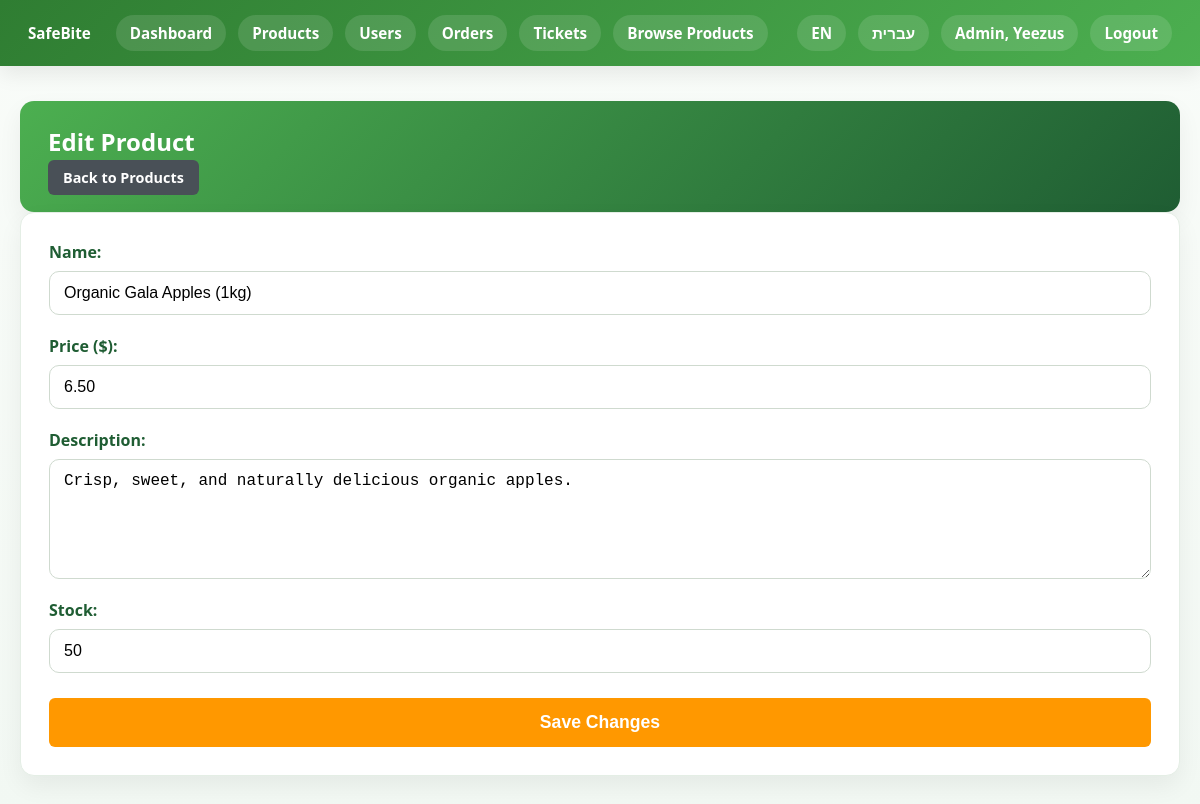
Page /edit_product.php?id=4 (signed in) on the committed database.
### tables this page shows
CREATE TABLE `products` (
  `id` int(11) NOT NULL,
  `name` varchar(100) NOT NULL,
  `price` decimal(10,2) NOT NULL,
  `description` text DEFAULT NULL,
  `image` varchar(255) DEFAULT NULL,
  `created_at` timestamp NOT NULL DEFAULT current_timestamp(),
  `category` varchar(255) NOT NULL,
  `dietary_tags` varchar(255) NOT NULL,
  `type` varchar(255) NOT NULL,
  `stock` int(11) NOT NULL DEFAULT 0
);

### edit_product.php (the view, shortened to what this page needs)
<?php
require 'db.php';
function getProduct($pdo, $product_id) {
    $stmt = $pdo->prepare("SELECT * FROM products WHERE id = ?");
    $stmt->execute([$product_id]);
    return $stmt->fetch();
}
$product_id = $_GET['id'];
$product_to_edit = getProduct($pdo, $product_id);
?>
<!DOCTYPE html>
<html lang="en">
<head>
    <link rel="stylesheet" href="style.css">
</head>
<body>
<?php include 'navbar.php'; ?>
<div class="admin-container">
    <div class="admin-header">
        <h2>Edit Product</h2>
        <a
            href="admin_products.php"
            class="btn-back"
        >
            Back to Products
        </a>
    </div>
    <div class="admin-card edit-product-card">
        <form method="POST">
            <div class="form-group">
                <label>
                    Name:
                </label>
                <input
                    type="text"
                    name="name"
                    class="form-control"
                    value="<?= htmlspecialchars($product_to_edit['name']) ?>"
                    required
                >
            </div>
            <div class="form-group">
                <label>
                    Price ($):
                </label>
                <input
                    type="number"
                    step="0.01"
                    name="price"
                    class="form-control"
                    value="<?= htmlspecialchars($product_to_edit['price']) ?>"
                    required
                >
            </div>
            <div class="form-group">
                <label>
                    Description:
                </label>
                <textarea
                    name="description"
                    class="form-control"
                    rows="4"
                ><?= htmlspecialchars($product_to_edit['description']) ?></textarea>
            </div>
            <div class="form-group">
                <label>
                    Stock:
                </label>
                <input
                    type="number"
                    name="stock"
                    class="form-control"
                    value="<?= htmlspecialchars($product_to_edit['stock']) ?>"
                    min="0"
                    required
                >
            </div>
            <button
                type="submit"
                name="update_product"
                class="btn-submit"
            >
                Save Changes
            </button>
        </form>
    </div>
</div>
</body>
</html>

### style.css (style rules this page uses)
:root { --green: #4caf50; --green-dark: #1f5d33; --green-soft: #eef8f0; --white: #ffffff; --bg: #f6fbf7; --text: #243024; --muted: #6b7b6b; --danger: #dc3545; --warning: #ff9800; --shadow: 0 10px 25px rgba(0, 0, 0, 0.06); --radius: 14px; --border: #e4eee5; --shadow-hover: 0 15px 35px rgba(0, 0, 0, 0.12); }
body { margin: 0; font-family: 'Segoe UI', Tahoma, Geneva, Verdana, sans-serif; background: linear-gradient(180deg, #f9fcf9 0%, #f2f8f3 100%); color: var(--text); }
a { color: var(--green-dark); text-decoration: none; }
.container, .page-container, .admin-container, .profile-container, .checkout-container { max-width: 1200px; margin: 35px auto; padding: 0 20px; }
.page-header, .admin-header, .hero { background: linear-gradient(135deg, var(--green) 0%, var(--green-dark) 100%); color: white; border-radius: var(--radius); padding: 24px 28px; box-shadow: var(--shadow); }
.page-header h1, .admin-header h1, .hero h1, .page-header h2, .admin-header h2 { margin: 0 0 8px 0; color: white; }
.card, .admin-card, .page-card, .summary-card, .status-card, .info-card { background: var(--white); border-radius: var(--radius); box-shadow: var(--shadow); border: 1px solid var(--border); transition: transform 0.3s ease, box-shadow 0.3s ease; }
.form-group { margin-bottom: 18px; }
label { display: block; margin-bottom: 8px; font-weight: 700; color: var(--green-dark); }
.form-control, input[type="text"], input[type="email"], input[type="password"], input[type="number"], select, textarea { width: 100%; box-sizing: border-box; padding: 12px 14px; border-radius: 10px; border: 1px solid #cfdacf; background: white; font-size: 1rem; transition: border-color 0.3s; }
textarea { min-height: 120px; resize: vertical; }
.btn, button, input[type="submit"] { border: none; border-radius: 10px; padding: 11px 18px; cursor: pointer; font-weight: 700; font-size: 0.95rem; transition: 0.2s ease; }
.btn-back { color: white; text-decoration: none; background-color: #495057; padding: 8px 15px; border-radius: 6px; font-weight: bold; font-size: 0.9rem; transition: background 0.3s; }
.btn-submit { background-color: var(--warning); color: white; padding: 14px 30px; border: none; border-radius: 6px; font-size: 1.1rem; font-weight: bold; cursor: pointer; width: 100%; transition: background 0.3s; margin-top: 10px; }

### edit_product.php (style rules this page uses)
.edit-product-card { padding: 28px; box-sizing: border-box; }
.edit-product-card .form-group { margin-bottom: 20px; }
.edit-product-card .form-control { width: 100%; box-sizing: border-box; }
.edit-product-card textarea { display: block; resize: vertical; }
.edit-product-card .btn-submit { width: 100%; box-sizing: border-box; margin-top: 5px; }

### rows in the picture
products: name "Organic Gala Apples (1kg)", price "6.50", description "Crisp, sweet, and naturally delicious organic apples.", stock "50"

### other values in the picture
tr('Dashboard', 'לוח בקרה') "Dashboard"
tr('Products', 'מוצרים') "Products"
tr('Users', 'משתמשים') "Users"
tr('Orders', 'הזמנות') "Orders"
tr('Tickets', 'פניות') "Tickets"
tr('Browse Products', 'צפייה במוצרים') "Browse Products"
tr('Admin', 'מנהל') "Admin"
$username "Yeezus"
tr('Logout', 'התנתקות') "Logout"
